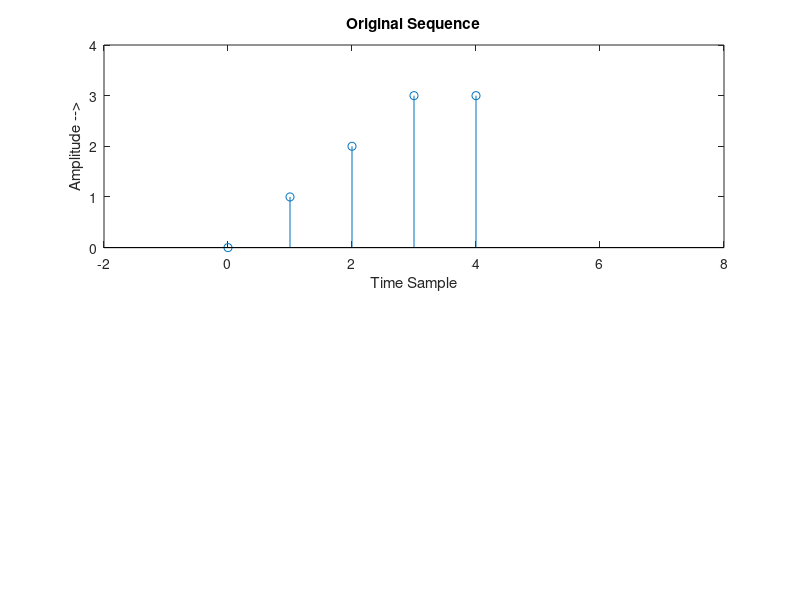

The MATLAB source for this figure:
clc;
close all;
clear all;

n = 0:4;
x =[0 1 2 3 3];
subplot(2,1,1);
stem(n,x);
xlabel('Time Sample'); ylabel('Amplitude -->');
title('Original Sequence');
axis([-2 8 0 4]);